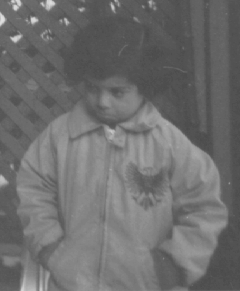
%> input picture Pratica 03/pout.tif, 240 x 291 px
$ octave pratica3_histeq.m   (GNU Octave 9; MATLAB toolbox functions it lacks are replaced by stand-ins)
%> lines starting %> are read from the running program, lines starting %| are printed output that depends on the picture
I = imread('pout.tif');
%> I is the input picture: size 291x240 uint8; min 74, max 224, mean 110.3
% Imagem original

subplot(3,2,1)
imshow(I)
title (sprintf ("Imagem Original"));
subplot(3,2,2)
imhist(I,64)
title (sprintf ("Histograma"));

J = histeq(I);
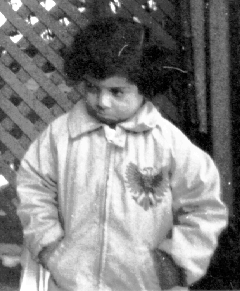
%> J: size 291x240 uint8; min 0, max 255, mean 128.4
% Imagem equalizada

subplot(3,2,3)
imshow(J)
title (sprintf ("Imagem Equalizada"));
subplot(3,2,4)
imhist(J,64)
title (sprintf ("Histograma"));

% Plot da curva de equaliza玢o
[J,T] = histeq(I);
%> T = 256 values from 0 to 1
subplot(3,2,5)
plot((0:255)/255,T);
title (sprintf ("Curva de Equaliza玢o"));
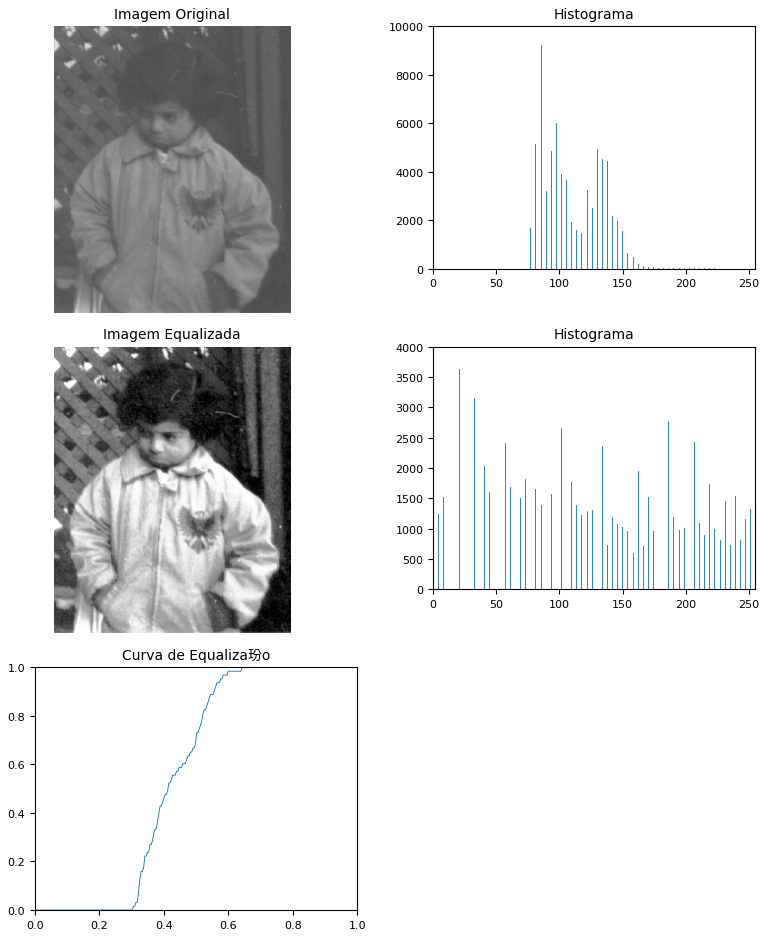
%> figure redrawn from the program's plot data, 5 panels
